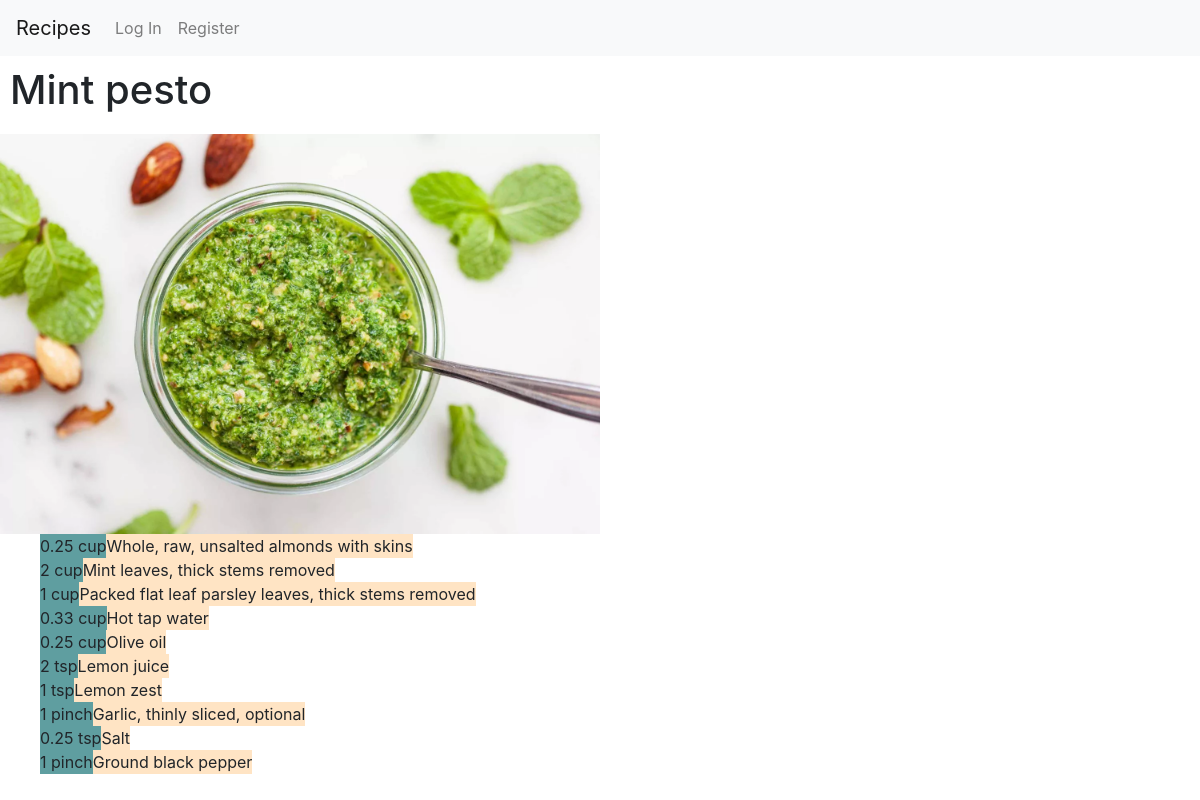
/recipe/1, run on the app's committed database.
### recipes/models.py (models this page shows, shortened)
class Recipe(models.Model):
    uploader = models.ForeignKey(
        User, on_delete=models.CASCADE, related_name="recipes")
    title = models.CharField(max_length=50)
    image = models.ImageField(upload_to="recipe-images", blank=True, null=True)
    preparation = models.CharField(max_length=2500)
    upload_date = models.DateTimeField(auto_now_add=True)
    prep_time = models.IntegerField(blank=True, null=True)
    total_time = models.IntegerField(blank=True, null=True)
    servings = models.IntegerField(default=0)

class Ingredient(models.Model):
    recipe = models.ForeignKey(
        Recipe, on_delete=models.CASCADE, related_name="ingredients")
    name = models.CharField(max_length=40)
    quantity = models.CharField(max_length=40)

### recipes/views.py (the view)
# urls.py: path("recipe/<int:recipe_id>", views.recipe, name="recipe")
def recipe(request, recipe_id):
    recipe = Recipe.objects.get(pk=recipe_id)
    return render(request, "recipes/recipe.html", {
        "recipe": recipe
    })

### recipes/templates/recipes/recipe.html
{% extends "recipes/layout.html" %}
{% block body %}
<div>
    <h1>{{ recipe.title }}</h1>
    <img src="{{ recipe.image.url }}" alt="{{ recipe.image.name }}">
    <ul id="recipe-ingredients">
        {% for ingredient in recipe.ingredients.all %}
        <li>
            <div class="recipe-quantity">{{ ingredient.quantity }}</div>
            <div class="recipe-ingredient-name">{{ ingredient.name }}</div>
        </li>
        {% endfor %}
    </ul>
</div>
{% endblock %}

### recipes/static/recipes/styles.css (style rules this page uses)
h1 { margin: 10px; }
img { margin-top: 10px; max-height: 400px; object-fit: contain; }
li { list-style: none; }
.recipe-ingredient-name { background-color: bisque; }
.recipe-quantity { background-color: cadetblue; }
#recipe-ingredients li { display: flex; }

### data on the page
Recipe: title "Mint pesto", image (picture)
Ingredient: quantity "0.25 cup", name "Whole, raw, unsalted almonds with skins"
Ingredient: quantity "2 cup", name "Mint leaves, thick stems removed"
Ingredient: quantity "1 cup", name "Packed flat leaf parsley leaves, thick stems removed"
Ingredient: quantity "0.33 cup", name "Hot tap water"
Ingredient: quantity "0.25 cup", name "Olive oil"
Ingredient: quantity "2 tsp", name "Lemon juice"
Ingredient: quantity "1 tsp", name "Lemon zest"
Ingredient: quantity "1 pinch", name "Garlic, thinly sliced, optional"
Ingredient: quantity "0.25 tsp", name "Salt"
Ingredient: quantity "1 pinch", name "Ground black pepper"
